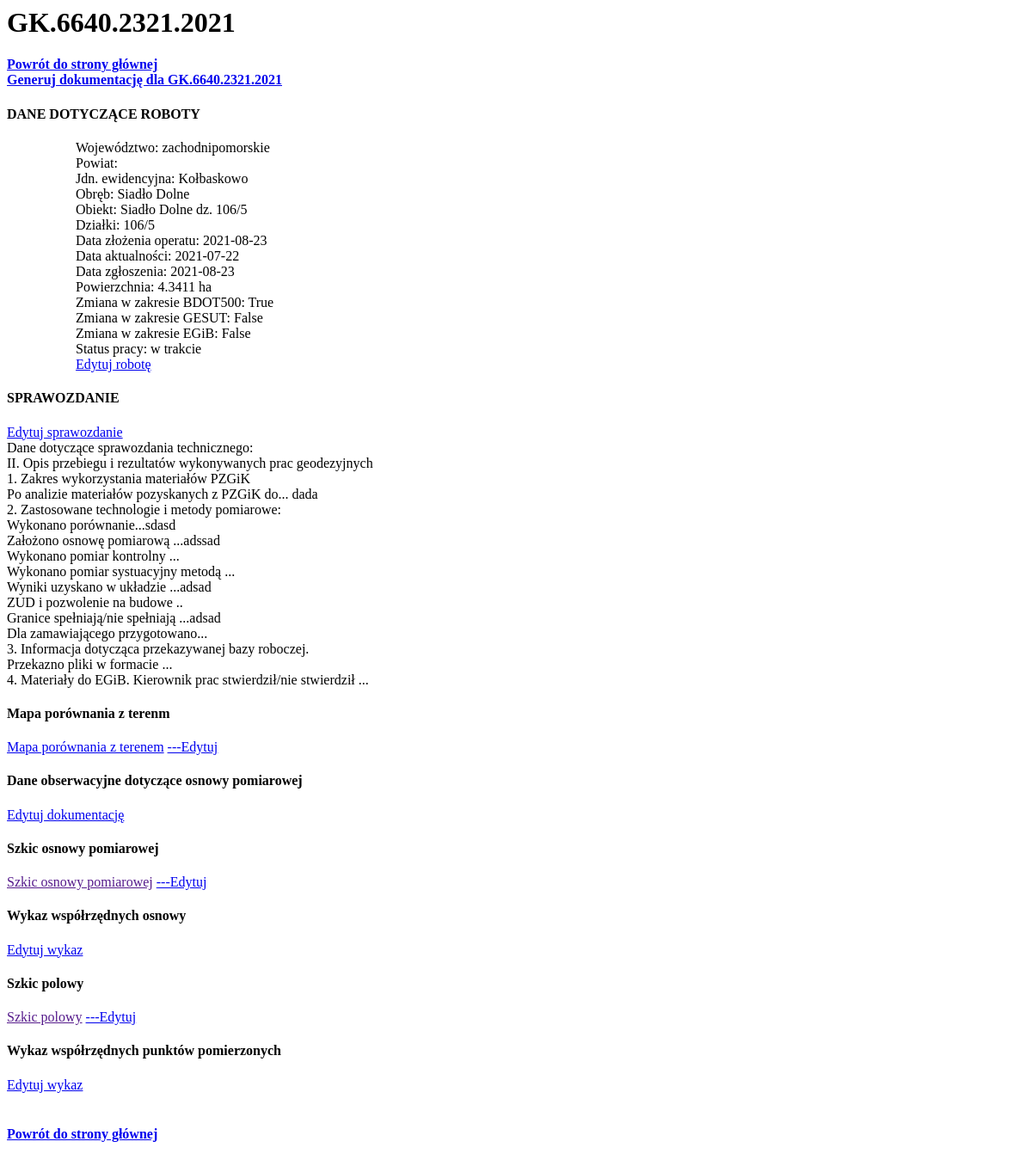
The page /10/ on the database as committed earlier.
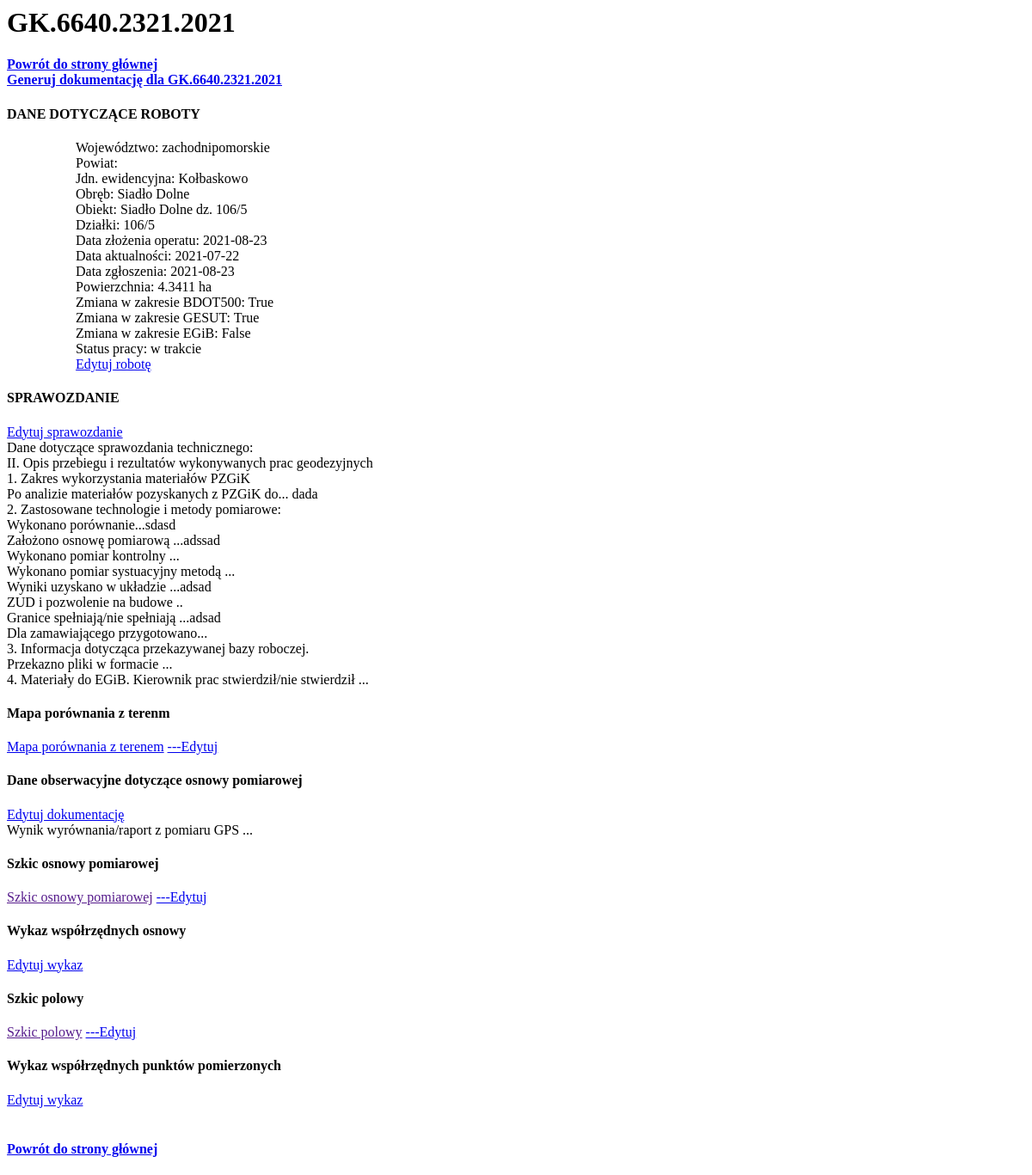
The same page on the database as committed later.
### operat/models.py (models this page shows, shortened)
class Robota(models.Model):
    idpracy=models.CharField(max_length=25, null=True, default='XX.6640.XXXX.RRRR')
    wojew=models.CharField(max_length=50, null=True, default='zachodniopomorskie')
    powiat=models.CharField(max_length=50, null=True)
    jew=models.CharField(max_length=50, null=True)
    obr=models.CharField(max_length=50, null=True)
    obiekt=models.CharField(max_length=100, null=True)
    dzialki=models.CharField(max_length=50, null=True)
    data_aktu=models.CharField(max_length=10, null=True, default='RRRR-MM-DD')
    data_mat=models.CharField(max_length=10, null=True, default='RRRR-MM-DD')
    zmianaBDOT=models.BooleanField(default=False, null=True)
    zmianaGESUT=models.BooleanField(default=False, null=True)
    zmianaEGIB=models.BooleanField(default=False, null=True)
    data_operat=models.CharField(max_length=10, null=True)
    obszar=models.CharField(max_length=50, null=True)
    status=models.CharField(max_length=10, null=True, default='w trakcie')

class Sprawozdanie(models.Model):
    idpracy=models.OneToOneField(Robota, on_delete=models.CASCADE, null=True)
    zakresMat=models.TextField(default='Po analizie materiałów pozyskanych z PZGiK do...')
    techMet1=models.TextField(default='Wykonano porównanie... ')
    techMet2=models.TextField(default='Założono osnowę pomiarową ...')
    techMet3=models.TextField(default='Wykonano pomiar kontrolny ...')
    techMet4=models.TextField(default='Wykonano pomiar systuacyjny metodą ...')
    techMet5=models.TextField(default='Wyniki uzyskano w układzie ...')
    zudpozwolenie=models.TextField(default='ZUD i pozwolenie na budowe ..')
    granice=models.TextField(default='Granice spełniają/nie spełniają ...')
    dokZamawiajacy=models.TextField(default='Dla zamawiającego przygotowano...')
    zasilenie=models.TextField(default='Przekazno pliki w formacie ...')
    egibzmiany=models.TextField(default='Kierownik prac stwierdził/nie stwierdził ...')

class DaneObsOsnPom(models.Model):
    idpracy=models.OneToOneField(Robota, on_delete=models.CASCADE, null=True)
    raport=models.TextField(default='Wynik wyrównania/raport z pomiaru GPS ...')

### operat/views.py (the view)
# urls.py: path('<idpracy>/', views.szczegoly, name="szczegoly"),
def szczegoly(request, idpracy):
    robota=get_object_or_404(Robota, pk=idpracy)
    return render(request, 'operat/szczegoly.html', {"Robota":robota, })

### operat/templates/operat/szczegoly.html (shortened to what this page needs)
{% load static %}
<h1>{{ Robota.idpracy }}</h1>
<a href="\"><h4>Powrót do strony głównej</a><BR>
<a href="/{{Robota.id}}/dokumentacja">Generuj dokumentację dla {{ Robota.idpracy }}</a>
<h4>DANE DOTYCZĄCE ROBOTY</h4>
<ol>
<ul>Województwo: {{ Robota.wojew}}</ul>
<ul>Powiat: {{ Robota.pow }}</ul>
<ul>Jdn. ewidencyjna: {{ Robota.jew }}</ul>
<ul>Obręb: {{Robota.obr}}</ul>
<ul>Obiekt: {{Robota.obiekt}}</ul>
<ul>Działki: {{Robota.dzialki}}</ul>
<ul>Data złożenia operatu: {{Robota.data_operat}}</ul>
<ul>Data aktualności: {{Robota.data_aktu}}</ul>
<ul>Data zgłoszenia: {{Robota.data_operat}}</ul>
<ul>Powierzchnia: {{Robota.obszar}}</ul>
<ul>Zmiana w zakresie BDOT500: {{Robota.zmianaBDOT}}</ul>
<ul>Zmiana w zakresie GESUT: {{Robota.zmianaGESUT}}</ul>
<ul>Zmiana w zakresie EGiB: {{Robota.zmianaEGIB}}</ul>
<ul>Status pracy: {{Robota.status}}</ul>
<ul><a href="/{{Robota.id}}/edycja">Edytuj robotę</a></ul>
</ol>
<h4>SPRAWOZDANIE</h4>
<p>
    <a href="/{{Robota.id}}/edycjaspr">Edytuj sprawozdanie</a><BR>
    Dane dotyczące sprawozdania technicznego:<BR>
    II. Opis przebiegu i rezultatów wykonywanych prac geodezyjnych<BR>
    1.	Zakres wykorzystania materiałów PZGiK <BR>
    {{Robota.sprawozdanie.zakresMat}}<BR>
    2. Zastosowane technologie i metody pomiarowe:<BR>
    {{Robota.sprawozdanie.techMet1}}<BR>
    {{Robota.sprawozdanie.techMet2}}<BR>
    {{Robota.sprawozdanie.techMet3}}<BR>
    {{Robota.sprawozdanie.techMet4}}<BR>
    {{Robota.sprawozdanie.techMet5}}<BR>
    {{Robota.sprawozdanie.zudpozwolenie}}<BR>
    {{Robota.sprawozdanie.granice}}<BR>
    {{Robota.sprawozdanie.dokZamawiajacy}}<BR>
    3. Informacja dotycząca przekazywanej bazy roboczej.<BR>
    {{Robota.sprawozdanie.zasilenie}}<BR>
    4. Materiały do EGiB.
    {{Robota.sprawozdanie.egibzmiany}}<BR>
</p>
<p>
    <h4>Mapa porównania z terenm</h4>
    <a href="{{Robota.mapaporownania.mpztPDF}}">Mapa porównania z terenem</a>
    <a href="/{{Robota.id}}/edycjampzt">---Edytuj</a><BR>
</p>
<p>
    <h4>Dane obserwacyjne dotyczące osnowy pomiarowej</h4>
    <a href="/{{Robota.id}}/edycjadaneobs">Edytuj dokumentację</a><BR>
    {{Robota.daneobsosnpom.raport}}
</p>
<p>
    <h4>Szkic osnowy pomiarowej</h4>
    <a href="{{Robota.szkicosnowypom.szkicPDF}}">Szkic osnowy pomiarowej</a>
    <a href="/{{Robota.id}}/edycjaszkicosn">---Edytuj</a><BR>
</p>
<p>
    <h4>Wykaz współrzędnych osnowy</h4>
    <a href="/{{Robota.id}}/edycjawsposn">Edytuj wykaz</a><BR>
</p>
<p>
    <h4>Szkic polowy</h4>
    <a href="{{Robota.szkicpolowy.szkicpolPDF}}">Szkic polowy</a>
    <a href="/{{Robota.id}}/edycjaszkicpol">---Edytuj</a><BR>
</p>
<p>
    <h4>Wykaz współrzędnych punktów pomierzonych</h4>
    <a href="/{{Robota.id}}/edycjawsppom">Edytuj wykaz</a><BR>
    {{Robota.wykazwsppom.wykazpom}}<BR>
</p>
<a href="\"><h4>Powrót do strony głównej</h4></a>

Rows that differ between the two databases and show on the page:
changed Robota "zachodnipomorskie": zmianaGESUT "False" → "True"; daneobsosnpom.raport (not shown) → "Wynik wyrównania/raport z pomiaru GPS ..."
